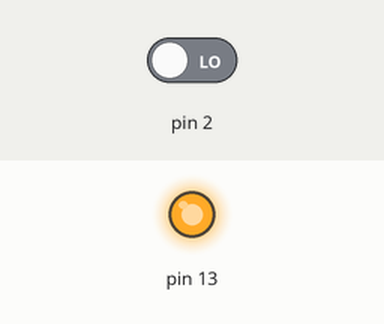
This program was run on a simulated Arduino Uno, built with avr-gcc and run on an emulated ATmega328P. Parts: output pins drawn as LEDs (lit = HIGH). Inputs (shaded band) come from the test bench; at power-on: pin 2 LOW.

Above: at 0.1 s.
Timing chart, 0 to 1.6 s (numbered marks = the images above):
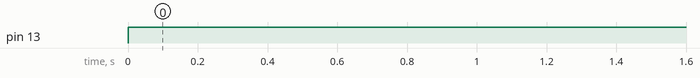

The program:

main.c
```c
//Turns LED on and off
#include <avr/io.h>
#include <util/delay.h>


int main (void)
{
  unsigned char x, y, z, a, in;
#define mask 0x01
  DDRD = 0x00;
  DDRB = 0x20;
while(1){
  in = PIND;
  in = in>>2;
  x = in& mask;
  in = in>>1;
  y = in& mask;
  in = in>>1;
  z = in& mask;
  a = (x||y||!z)&&(x||!y||!z)&&(!x||!y||z)&&(!x||!y||!z);

  if (a) {
    PORTB = ((1 <<  PB5));
  }
  else {PORTB = ((0<<PB5));}
}
}
```

Canonical-PoS.c
```c
//Turns LED on and off
#include <avr/io.h>
#include <util/delay.h>


int main (void)
{
  unsigned char x, y, z, a, in;
#define mask 0x01
  DDRD = 0x00;
  DDRB = 0x20;
while(1){
  in = PIND;
  in = in>>2;
  x = in& mask;
  in = in>>1;
  y = in& mask;
  in = in>>1;
  z = in& mask;
  a = (x||y||!z)&&(x||!y||!z)&&(!x||!y||z)&&(!x||!y||!z);

  if (a) {
    PORTB = ((1 <<  PB5));
  }
  else {PORTB = ((0<<PB5));}
}
}
```

Measured:
- by itself, pin 13: LOW → HIGH at 0.00 s
